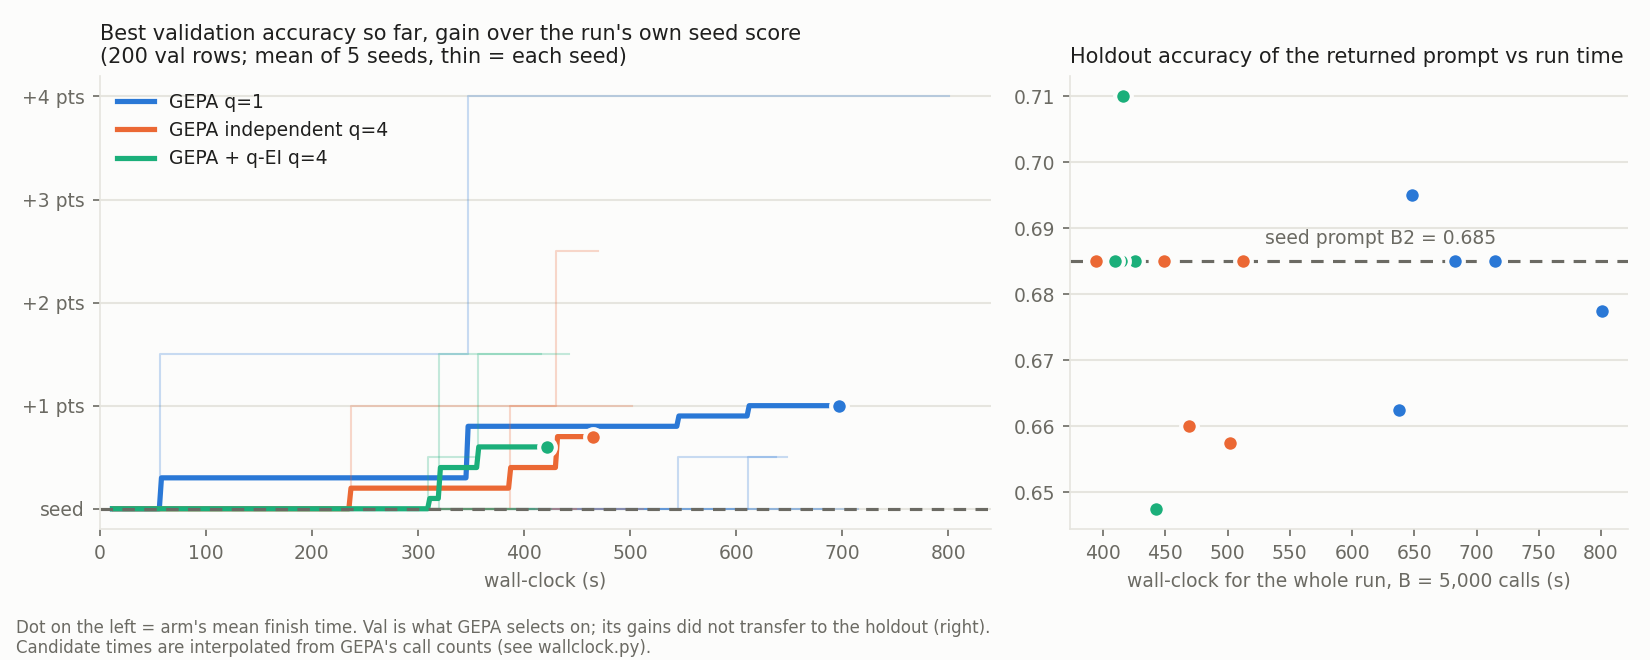

Here is the Python script that generated this plot:
"""Accuracy against wall-clock per arm (-> wallclock.png, wallclock.json). Run from the repo root; needs runs/osha_sir/.

Time of each candidate: GEPA records when a program was found in metric calls (`discovery_calls`), not seconds. It
also writes `generated_best_outputs_valset/task_*/iter_*_prog_<j>.json` when program j is best on a val row; the
earliest mtime of those is when j's validation finished (about half the programs have one). Run start = summary.json
mtime - secs. Calls -> seconds is interpolated linearly between those anchors, (0 calls, seed evaluated) and
(total calls, end); throughput is steady within a run (7-8 calls/s at q=1, 10-12 at q=4).
"""
import glob
import json
import os
import re
from pathlib import Path
from statistics import mean

import matplotlib
import matplotlib.ticker
import numpy as np

matplotlib.use("Agg")
import matplotlib.pyplot as plt

HERE = Path(__file__).parent
GEPA = Path("runs/osha_sir/gepa")
ARMS = [("q1", "GEPA q=1"), ("independent4", "GEPA independent q=4"), ("qei4", "GEPA + q-EI q=4")]
COLOR = {"q1": "#2a78d6", "independent4": "#eb6834", "qei4": "#1baf7a"}  # validated categorical slots 1-3
INK, MUTED, GRID, SURFACE = "#1f1f1e", "#6b6a63", "#e6e5df", "#fcfcfb"

runs = [json.loads(l) for l in (HERE / "evaluations.jsonl").read_text().splitlines()]
ref = json.loads((HERE / "reference_scores.json").read_text())["holdout"]
ho = lambda h: mean(x["acc"] for x in h["reps"])


def timeline(r):
    """(seconds, best val so far minus the run's own seed val) at each candidate's discovery. The seed prompt's
    val score varies .715-.755 across runs (Micro is not deterministic), so raw levels would compare noise."""
    g = GEPA / f"main_{r['arm']}_s{r['seed']}"
    start = os.path.getmtime(g / "summary.json") - r["secs"]
    first = {}
    for f in glob.glob(str(g / "gepa_state/generated_best_outputs_valset/task_*/*.json")):
        p = int(re.match(r"iter_\d+_prog_(\d+)", os.path.basename(f))[1])
        first[p] = min(first.get(p, 1e18), os.path.getmtime(f) - start)
    calls = r["discovery_calls"]
    anchors = sorted({(0, first[0])} | {(calls[p], t) for p, t in first.items()} | {(r["total_metric_calls"], r["secs"])})
    ac, at = zip(*anchors)
    ts = np.interp(calls, ac, at)
    best, out = 0.0, []
    for t, v in sorted(zip(ts, r["val_scores"])):
        best = max(best, v)
        out.append((float(t), best - r["seed_val"]))
    return out


grid = np.linspace(0, max(r["secs"] for r in runs), 400)
summary = {}
fig, (a1, a2) = plt.subplots(1, 2, figsize=(11, 4.4), facecolor=SURFACE, gridspec_kw={"width_ratios": [1.6, 1]})
for arm, label in ARMS:
    rs = [r for r in runs if r["arm"] == arm]
    curves = []
    for r in rs:
        tl = timeline(r)
        ts, vs = zip(*tl)
        a1.step(list(ts) + [r["secs"]], list(vs) + [vs[-1]], where="post", color=COLOR[arm], alpha=0.25, linewidth=1)
        curves.append(np.array([max([v for t, v in tl if t <= x], default=np.nan) for x in grid]))
    m = np.nanmean(curves, axis=0)
    end = mean(r["secs"] for r in rs)
    keep = grid <= end
    a1.plot(grid[keep], m[keep], color=COLOR[arm], linewidth=2.5, label=label)
    a1.scatter([end], [m[keep][-1]], s=64, color=COLOR[arm], edgecolor=SURFACE, linewidth=2, zorder=4)
    summary[arm] = {"mean_secs": round(end, 1), "mean_val_gain_at_end": round(float(m[keep][-1]), 4),
                    "mean_val_gain_at": {str(t): round(float(np.interp(t, grid, m)), 4) for t in (100, 200, 300, 422)}}
    for r in rs:
        a2.scatter(r["secs"], ho(r["holdout"]), s=64, color=COLOR[arm], edgecolor=SURFACE, linewidth=2, zorder=3)
    summary[arm]["holdout_mean"] = round(mean(ho(r["holdout"]) for r in rs), 4)

b2 = ho(ref["B2"])
a2.axhline(b2, color=MUTED, linewidth=1.5, linestyle=(0, (4, 3)), zorder=2)
a2.annotate(f"seed prompt B2 = {b2:.3f}", (530, b2 + 0.002), fontsize=9, color=MUTED, va="bottom")
a1.axhline(0, color=MUTED, linewidth=1.5, linestyle=(0, (4, 3)), zorder=2)
a1.yaxis.set_major_formatter(matplotlib.ticker.FuncFormatter(lambda v, _: f"{v * 100:+.0f} pts" if v else "seed"))
a1.set_title("Best validation accuracy so far, gain over the run's own seed score\n(200 val rows; mean of 5 seeds, thin = each seed)",
             fontsize=10, color=INK, loc="left")
a2.set_title("Holdout accuracy of the returned prompt vs run time", fontsize=10, color=INK, loc="left")
a1.set_xlabel("wall-clock (s)", fontsize=9, color=MUTED)
a2.set_xlabel("wall-clock for the whole run, B = 5,000 calls (s)", fontsize=9, color=MUTED)
a1.legend(frameon=False, fontsize=9, loc="upper left", labelcolor=INK)
a1.yaxis.set_major_locator(matplotlib.ticker.MultipleLocator(0.01))
for ax in (a1, a2):
    ax.set_facecolor(SURFACE)
    ax.grid(axis="y", color=GRID, linewidth=1)
    ax.set_axisbelow(True)
    for s in ("top", "right"):
        ax.spines[s].set_visible(False)
    for s in ("left", "bottom"):
        ax.spines[s].set_color(GRID)
    ax.tick_params(colors=MUTED, labelsize=9)
a1.set_xlim(0, None)
fig.text(0.01, 0.01, "Dot on the left = arm's mean finish time. Val is what GEPA selects on; its gains did not transfer to "
         "the holdout (right).\nCandidate times are interpolated from GEPA's call counts (see wallclock.py).",
         fontsize=8, color=MUTED)
fig.tight_layout(rect=(0, 0.07, 1, 1))
fig.savefig(HERE / "wallclock.png", dpi=150, facecolor=SURFACE)
(HERE / "wallclock.json").write_text(json.dumps(summary, indent=1))
print(json.dumps(summary, indent=1))
